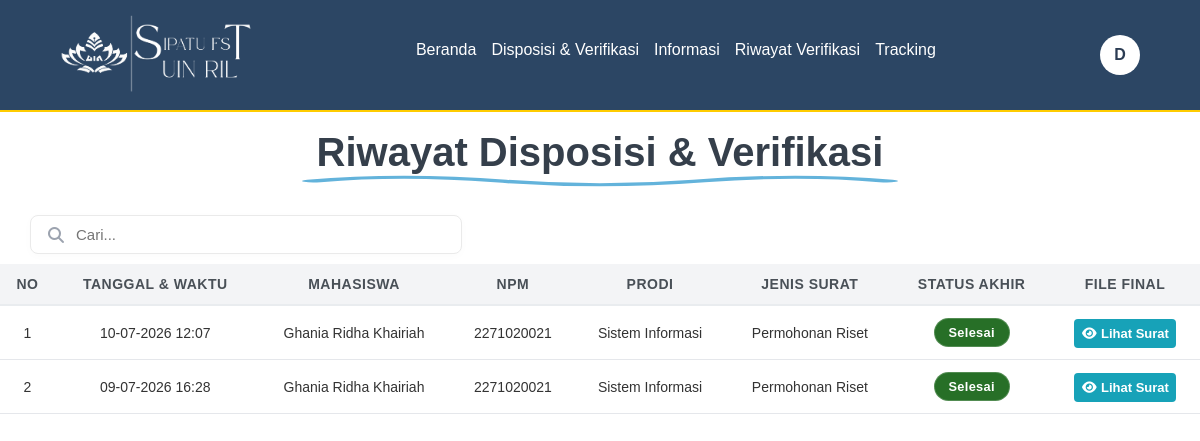
Screenshot of /pimpinan_riwayat.php (signed in) with the database file from the repository.
### tables this page shows
CREATE TABLE `surat_pengajuan` (
  `id_surat` int(11) NOT NULL,
  `id_mhs` int(11) NOT NULL,
  `id_jenis` int(11) NOT NULL,
  `nomor_surat` varchar(50) NOT NULL,
  `tanggal_pengajuan` datetime NOT NULL,
  `status_akhir` varchar(50) NOT NULL,
  `file_surat_final` varchar(255) NOT NULL,
  `dokumen_hash` varchar(100) NOT NULL,
  `status_pimpinan` enum('Menunggu','Disetujui','Ditolak') DEFAULT 'Menunggu',
  `status_balasan` varchar(50) DEFAULT 'Tidak Ada',
  `ttd_pimpinan` varchar(255) DEFAULT NULL
);

CREATE TABLE `mahasiswa` (
  `id_mhs` int(11) NOT NULL,
  `npm` varchar(15) NOT NULL,
  `nama_mhs` varchar(100) NOT NULL,
  `password` varchar(255) NOT NULL,
  `email` varchar(100) NOT NULL,
  `id_prodi` int(11) DEFAULT NULL,
  `status` tinyint(1) DEFAULT 0,
  `id_pa` int(11) DEFAULT NULL,
  `id_pb1` int(11) DEFAULT NULL,
  `id_pb2` int(11) DEFAULT NULL
);

CREATE TABLE `prodi` (
  `id_prodi` int(11) NOT NULL,
  `nama_prodi` varchar(100) NOT NULL
);

CREATE TABLE `jenis_surat` (
  `id_jenis` int(11) NOT NULL,
  `nama_surat` varchar(100) NOT NULL,
  `kode_surat` varchar(20) NOT NULL,
  `deskripsi` text DEFAULT NULL,
  `file_template` varchar(255) DEFAULT NULL,
  `status` tinyint(1) DEFAULT 1,
  `isi_template` longtext DEFAULT NULL
);

### pimpinan_riwayat.php (the view, shortened to what this page needs)
<?php
include "koneksi.php";
$namaLengkap = $_SESSION['nama_lengkap'] ?? 'pimpinan';
$inisial = '';
$namaParts = explode(' ', $namaLengkap);
if (!empty($namaParts)) {
    $inisial = strtoupper(substr($namaParts[0], 0, 1));
}
$search = isset($_GET['search']) ? mysqli_real_escape_string($koneksi, $_GET['search']) : '';
$search_sql = "";
$query_riwayat = mysqli_query($koneksi, "
    SELECT
        sp.*,
        m.nama_mhs,
        m.npm,
        p.nama_prodi,
        js.nama_surat
    FROM surat_pengajuan sp
    JOIN mahasiswa m ON sp.id_mhs = m.id_mhs
    JOIN prodi p ON m.id_prodi = p.id_prodi
    JOIN jenis_surat js ON sp.id_jenis = js.id_jenis
    WHERE (
        (sp.ttd_pimpinan IS NOT NULL AND sp.ttd_pimpinan != '')
        OR sp.status_pimpinan = 'Disetujui'
        OR sp.status_akhir LIKE '%Ditolak Pimpinan%'
    )
    $search_sql
    ORDER BY sp.tanggal_pengajuan DESC
");
?>
<!DOCTYPE html>
<html lang="id">
<head>
    <link rel="stylesheet" href="adm.css?v=<?= time(); ?>">
    <link rel="stylesheet" href="https://cdnjs.cloudflare.com/ajax/libs/font-awesome/7.0.1/css/all.min.css">
</head>
<body>
    <nav class="navbar">
        <a href="#" class="navbar-logo">
            <img src="images/LOGO2.png" alt="navbar-logo">
        </a>
        <div class="navbar-nav">
            <a href="pimpinan_beranda.php#home">Beranda</a>
            <a href="pimpinan_verif.php">Disposisi & Verifikasi</a>
            <a href="pimpinan_beranda.php#riwayat">Informasi</a>
            <a href="pimpinan_riwayat.php">Riwayat Verifikasi</a>
            <a href="pimpinan_tracking.php">Tracking</a>
        </div>
        <div class="navbar-extra">
            <div class="user-menu-container">
                <button id="user-btn" class="user-btn">
                    <span class="avatar-inisial"><?= htmlspecialchars($inisial); ?></span>
                </button>
            </div>
        </div>
    </nav>
    <section id="daftar-surat" class="daftar-surat">
        <div class="daftar-surat-header">
            <h2>Riwayat Disposisi & Verifikasi</h2>
        </div>
        <div class="table-wrapper" id="template-surat">
            <form method="GET" action="" class="search-container">
                <i class="fa-solid fa-magnifying-glass search-icon"></i>
                <input type="text" name="search" id="searchSurat" class="search-input"
                    placeholder="Cari..."
                    value="<?= htmlspecialchars($search); ?>">
            </form>
            <table class="riwayat-table">
                <thead>
                    <tr>
                        <th>No</th>
                        <th>Tanggal & Waktu</th>
                        <th>Mahasiswa</th>
                        <th>NPM</th>
                        <th>Prodi</th>
                        <th>Jenis Surat</th>
                        <th>Status Akhir</th>
                        <th>File Final</th>
                    </tr>
                </thead>
                <tbody>
                    <?php if ($query_riwayat && mysqli_num_rows($query_riwayat) > 0) { ?>
                        <?php $no = 1;
                        while ($row = mysqli_fetch_assoc($query_riwayat)) { ?>
                            <?php
                            $warna = '#276F27';
                            ?>
                            <tr>
                                <td><?= $no++; ?></td>
                                <td><?= date('d-m-Y H:i', strtotime($row['tanggal_pengajuan'])); ?></td>
                                <td><?= htmlspecialchars($row['nama_mhs']); ?></td>
                                <td><?= htmlspecialchars($row['npm']); ?></td>
                                <td><?= htmlspecialchars($row['nama_prodi']); ?></td>
                                <td><?= htmlspecialchars($row['nama_surat']); ?></td>
                                <td>
                                    <span class="badge-riwayat" style="background:<?= $warna; ?>;">
                                        <?= htmlspecialchars($row['status_akhir']); ?>
                                    </span>
                                </td>
                                <td>
                                    <?php
                                    $isDisetujui = ($row['status_pimpinan'] == 'Disetujui' || $row['status_akhir'] == 'Selesai');
                                    if ($isDisetujui):
                                        $namaSurat = strtolower($row['nama_surat']);
                                        if (strpos($namaSurat, 'magang') !== false || strpos($namaSurat, 'pkl') !== false) {
                                            $linkUnduh = "generate_surat_magang_resmi.php?id=" . $row['id_surat'] . "&view=true";
                                        } elseif (strpos($namaSurat, 'aktif') !== false) {
                                            $linkUnduh = "generate_sk_aktif_resmi.php?id=" . $row['id_surat'] . "&view=true";
                                        } else {
                                            $linkUnduh = "generate_surat_riset_resmi.php?id=" . $row['id_surat'] . "&view=true";
                                        }
                                    ?>
                                        <a href="<?= $linkUnduh; ?>" target="_blank" class="btn btn-detail">
                                            <i class="fa-solid fa-eye"></i> Lihat Surat
                                        </a>
                                    <?php else: ?>
                                        <span style="color:#94a3b8; font-style:italic; font-size:0.85rem;">
                                            Belum disetujui
                                        </span>
                                    <?php endif; ?>
                                </td>
                            </tr>
                        <?php } ?>
                    <?php } ?>
                </tbody>
            </table>
        </div>
    </section>
</body>
</html>

### adm.css (style rules this page uses)
* { margin: 0; padding: 0; box-sizing: border-box; }
body { font-family: "Montserrat", sans-serif; min-height: 100vh; }
table { width: 100%; border-collapse: collapse; }
table th { background: #2c4664; color: white; padding: 12px; text-align: left; }
table td { padding: 12px; border-bottom: 1px solid #e5e7eb; }
.btn { padding: 8px 12px; border-radius: 8px; text-decoration: none; color: white; font-size: 0.85rem; }
.btn-detail { background: #f59e0b; }
.btn { width: 100%; padding: 5px 2px; font-size: 11px; border: none; border-radius: 4px; cursor: pointer; color: white; font-weight: 600; text-align: center; }
table { width: 100%; border-collapse: collapse; margin-top: 10px; }
table thead th { background-color: #2c4664; color: white; padding: 12px 15px; text-align: center; font-size: 14px; text-transform: uppercase; letter-spacing: 0.5px; }
table tbody tr { border-bottom: 1px solid #eee; transition: background 0.3s; }
table tbody td { padding: 12px 15px; text-align: center; color: #333; }
.btn-detail { padding: 7px; font-size: small; background-color: #17a2b8; color: white; }
.navbar { background-color: #2c4664; border-bottom: 2px solid #ffcc00; display: flex; justify-content: space-between; align-items: center; padding: 0.8rem 5%; position: fixed; top: 0; left: 0; right: 0; z-index: 1060; }
.navbar .navbar-nav { display: flex; align-items: center; gap: 15px; }
.navbar .navbar-nav a { color: #fff; display: inline-block; text-decoration: none; font-size: 1rem; }
.navbar .navbar-nav a::after { content: ""; display: block; padding-bottom: 0.5rem; border-bottom: 0.1rem solid #ffcc00; transform: scaleX(0); transition: 0.2s linear; }
.user-menu-container { position: relative; display: inline-block; font-family: sans-serif; }
.avatar-inisial { display: inline-flex; align-items: center; justify-content: center; width: 40px; height: 40px; border-radius: 50%; background-color: #ffffff; color: #2b3c53; font-weight: bold; font-size: 16px; text-transform: uppercase; }
.user-btn { background: none; border: none; color: white; font-size: 28px; cursor: pointer; padding: 0; display: flex; align-items: center; }
.navbar-logo img { width: auto; height: 80px; max-width: 100%; }
.daftar-surat { padding-top: 130px; }
.daftar-surat-header { text-align: center; margin-bottom: 40px; }
.daftar-surat-header h2 { font-size: 2.5rem; font-weight: 700; color: #353f4b; margin: 0; display: inline-block; position: relative; }
.daftar-surat-header h2::after { content: ""; position: absolute; bottom: -15px; left: -15px; right: -15px; height: 18px; background-repeat: no-repeat; background-size: 100% 100%; clip-path: polygon(0 0, 0 0, 0 100%, 0 100%); animation: gambarGelombang 1.5s cubic-bezier(0.25, 1, 0.5, 1) forwards; animation-delay: 0.3s; }
.riwayat-table { width: 100%; border-collapse: collapse; text-align: center; }
.riwayat-table th { background: #f3f4f6; color: #495057; padding: 12px; font-weight: 750; text-align: center; white-space: nowrap; border-bottom: 2px solid #e9ecef; }
.riwayat-table td { padding: 12px; font-size: 14px; border-bottom: 1px solid #e5e7eb; white-space: nowrap; }
#template-surat .search-container { width: 90%; max-width: 1100px; margin-left: 30px; margin-bottom: 10px; position: relative; }
#template-surat .search-input { width: 40%; padding: 10px 14px 10px 45px; font-size: 15px; color: #2b3c53; background-color: #ffffff; border: 1px solid #eaeaea; border-radius: 8px; box-shadow: 0 2px 10px rgba(0, 0, 0, 0.02); box-sizing: border-box; transition: all 0.3s ease; }
#template-surat .search-icon { position: absolute; left: 16px; top: 50%; transform: translateY(-50%); color: #9ca3af; font-size: 16px; }
.badge-riwayat { display: inline-block; padding: 6px 14px; font-size: 0.8rem; font-weight: 600; border-radius: 50rem; text-align: center; color: white; white-space: nowrap; letter-spacing: 0.3px; border: 1px solid rgba(255, 255, 255, 0.2); }

### rows the page displays
surat_pengajuan: tanggal_pengajuan "10-07-2026 12:07", id_mhs.nama_mhs "Ghania Ridha Khairiah", id_mhs.npm "2271020021", prodi.nama_prodi "Sistem Informasi", id_jenis.nama_surat "Permohonan Riset", status_akhir "Selesai"
surat_pengajuan: tanggal_pengajuan "09-07-2026 16:28", id_mhs.nama_mhs "Ghania Ridha Khairiah", id_mhs.npm "2271020021", prodi.nama_prodi "Sistem Informasi", id_jenis.nama_surat "Permohonan Riset", status_akhir "Selesai"

### other values shown
$inisial "D"
